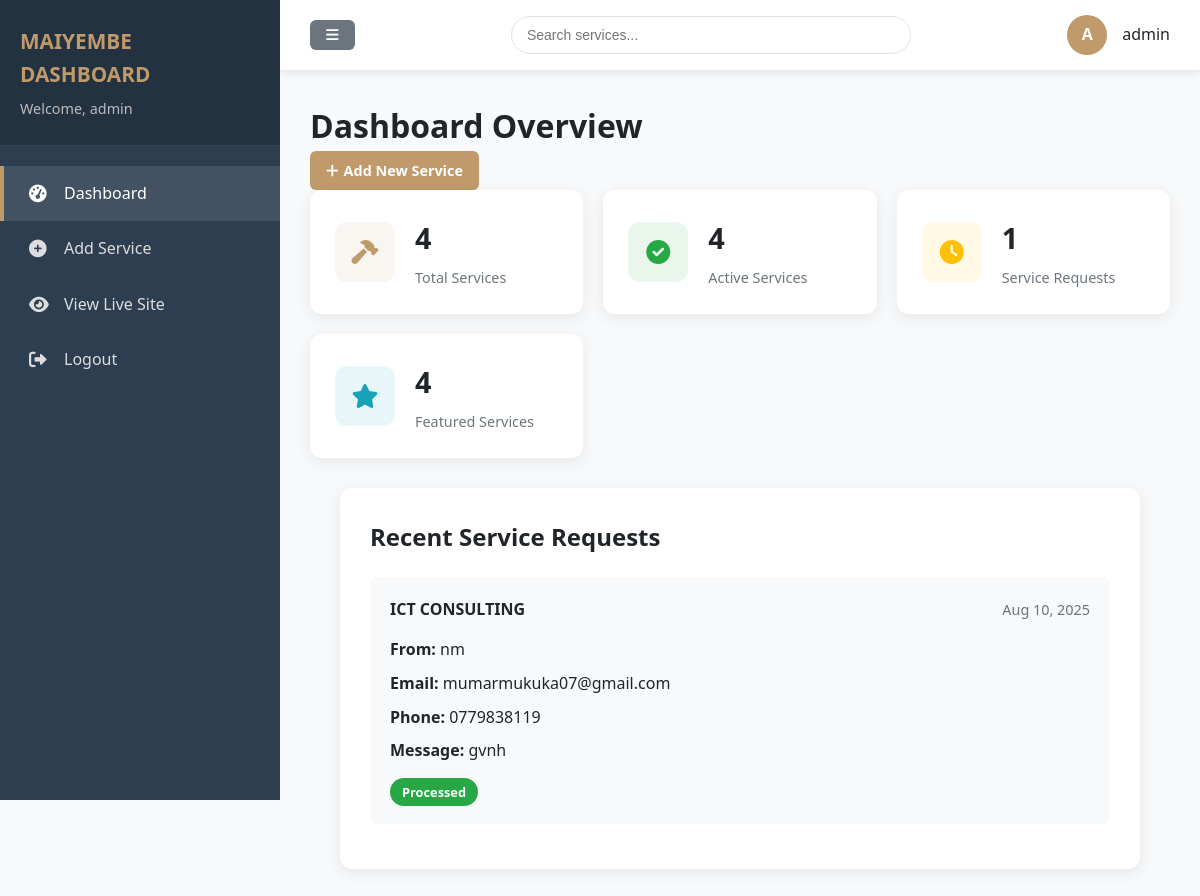
Page /dashboard/ (signed in, upper part) on the earlier database version.
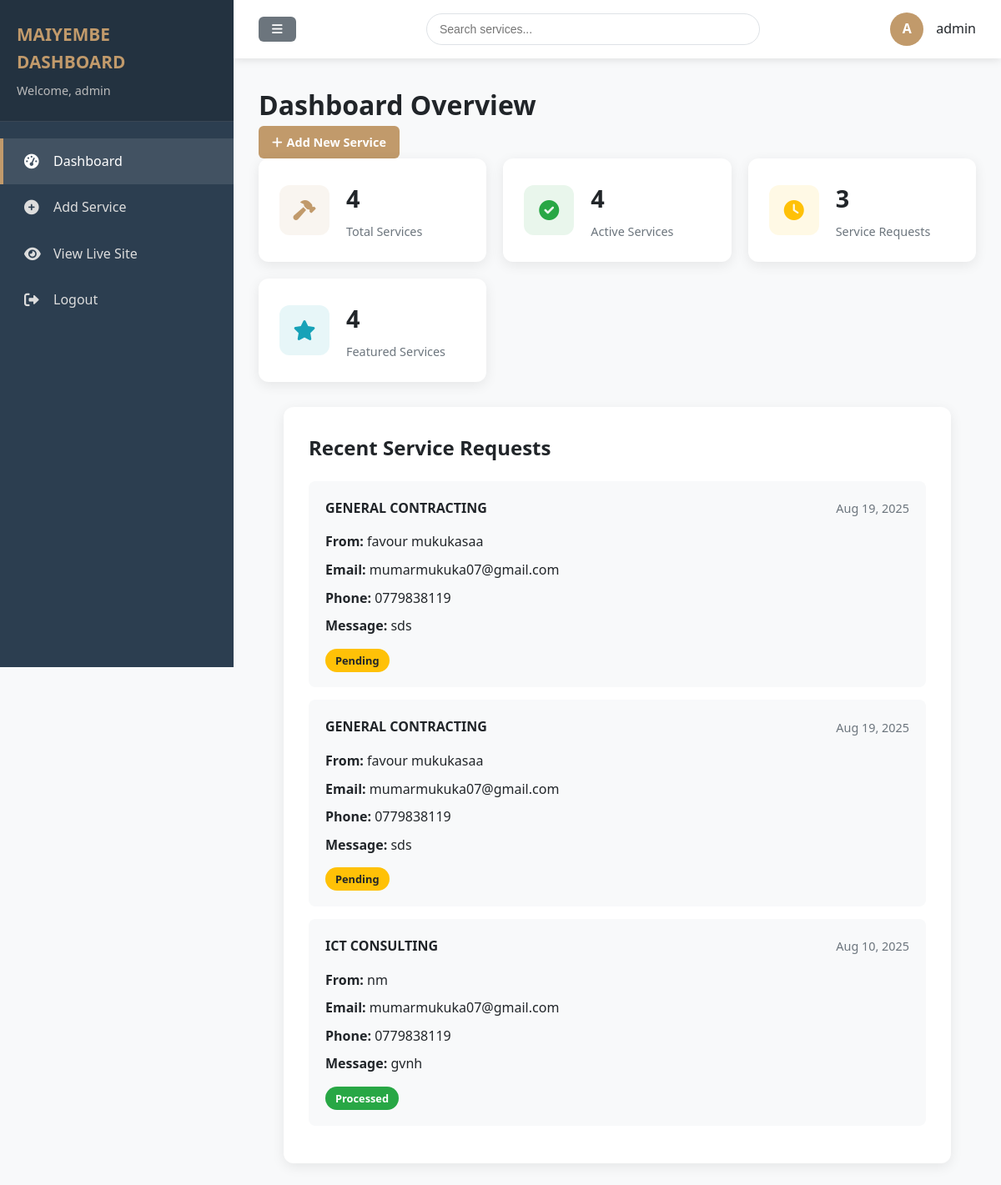
Same page on the later database version.
### core/models.py (models this page shows, shortened)
class ServiceRequest(models.Model):
    SERVICE_TYPES = [
        ('general', 'General Inquiry'),
        ('design', 'Design Consultation'),
        ('construction', 'Construction Project'),
        ('electrical', 'Electrical Work'),
        ('plumbing', 'Plumbing Work'),
        ('management', 'Property Management'),
        ('other', 'Other'),
    ]
    CONTACT_METHODS = [
        ('phone', 'Phone Call'),
        ('email', 'Email'),
        ('whatsapp', 'WhatsApp'),
        ('in-person', 'In-Person Meeting'),
    ]
    service = models.ForeignKey(
        Service,
        on_delete=models.SET_NULL,
        null=True,
        blank=True,
        related_name='requests'
    )
    service_type = models.CharField(
        max_length=50,
        choices=SERVICE_TYPES,
        default='general'
    )
    name = models.CharField(max_length=200)
    email = models.EmailField()
    phone = models.CharField(max_length=20)
    message = models.TextField()
    contact_method = models.CharField(
        max_length=50,
        choices=CONTACT_METHODS,
        default='whatsapp'
    )
    is_processed = models.BooleanField(default=False)
    created_at = models.DateTimeField(auto_now_add=True)
    updated_at = models.DateTimeField(auto_now=True)
    seen = models.BooleanField(default=False)
    class Meta:
        ordering = ['-created_at']

class Service(models.Model):
    title = models.CharField(max_length=100)
    slug = models.SlugField(unique=True, blank=True)
    short_description = models.TextField(help_text="Brief description for cards and listings", null=True, blank=True)
    full_description = models.TextField(help_text="Detailed description for service page", null=True, blank=True)
    image = models.ImageField(upload_to='services/')
    SERVICE_CATEGORIES = [
        ('design', 'Design & Planning'),
        ('construction', 'Construction'),
        ('electrical', 'Electrical'),
        ('plumbing', 'Plumbing'),
        ('management', 'Property Management'),
        ('other', 'Other Services'),
    ]
    category = models.CharField(
        max_length=50,
        choices=SERVICE_CATEGORIES,
        default='construction'
    )
    icon = models.CharField(
        max_length=50,
        help_text="Font Awesome icon class (e.g. 'fas fa-home')",
        blank=True
    )
    is_featured = models.BooleanField(default=False)
    display_order = models.PositiveIntegerField(default=0)
    created_at = models.DateTimeField(auto_now_add=True)
    updated_at = models.DateTimeField(auto_now=True)
    is_active = models.BooleanField(default=True)
    created_by = models.ForeignKey(
        settings.AUTH_USER_MODEL,
        on_delete=models.SET_NULL,
        null=True,
        related_name='services_created'
    )
    last_updated_by = models.ForeignKey(
        settings.AUTH_USER_MODEL,
        on_delete=models.SET_NULL,
        null=True,
        related_name='services_updated'
    )
    created_at = models.DateTimeField(auto_now_add=True)
    updated_at = models.DateTimeField(auto_now=True)
    class Meta:
        ordering = ['display_order']

### core/views.py (the view)
# urls.py: path('dashboard/', DashboardView.as_view(), name='dashboard'),
class DashboardView(LoginRequiredMixin, ListView):
    template_name = 'dashboard/dashboard.html'
    context_object_name = 'services'
    def get_queryset(self):
        return Service.objects.filter(created_by=self.request.user).order_by('-updated_at')
    def get_context_data(self, **kwargs):
        context = super().get_context_data(**kwargs)
        context['service_requests'] = ServiceRequest.objects.all().order_by('-created_at')
        return context

### templates/dashboard/dashboard.html (shortened to what this page needs)
{% extends 'dashboard/base.html' %}
{% block dashboard_content %}
<div class="dashboard-header">
    <h1>Dashboard Overview</h1>
    <a href="{% url 'core:service_create' %}" class="btn btn-primary">
        <i class="fas fa-plus"></i> Add New Service
    </a>
</div>
<div class="stats-grid">
    <div class="stat-card">
        <div class="stat-icon primary">
            <i class="fas fa-hammer"></i>
        </div>
        <div class="stat-content">
            <h3>{{ services.count }}</h3>
            <p>Total Services</p>
        </div>
    </div>
    <div class="stat-card">
        <div class="stat-icon success">
            <i class="fas fa-check-circle"></i>
        </div>
        <div class="stat-content">
            <h3>{{ services|length }}</h3>
            <p>Active Services</p>
        </div>
    </div>
    <div class="stat-card">
        <div class="stat-icon warning">
            <i class="fas fa-clock"></i>
        </div>
        <div class="stat-content">
            <h3>{{ service_requests.count }}</h3>
            <p>Service Requests</p>
        </div>
    </div>
    <div class="stat-card">
        <div class="stat-icon info">
            <i class="fas fa-star"></i>
        </div>
        <div class="stat-content">
            <h3>{{ services|length }}</h3>
            <p>Featured Services</p>
        </div>
    </div>
</div>
<div class="service-requests" style="margin-bottom: 30px;">
    <div class="form-container">
        <h2 style="margin-bottom: 20px;">Recent Service Requests</h2>
        <div class="requests-list">
            {% for request in service_requests|slice:":5" %}
            <div class="request-card" style="background: #f8f9fa; padding: 20px; border-radius: 8px; margin-bottom: 15px;">
                <div class="request-header" style="display: flex; justify-content: space-between; align-items: center; margin-bottom: 15px;">
                    <h4 style="margin: 0; color: var(--text-dark);">{{ request.service.title|default:"General Inquiry" }}</h4>
                    <span class="request-date" style="color: var(--text-light); font-size: 0.9rem;">
                        {{ request.created_at|date:"M d, Y" }}
                    </span>
                </div>
                <div class="request-details">
                    <p style="margin-bottom: 8px;"><strong>From:</strong> {{ request.name }}</p>
                    <p style="margin-bottom: 8px;"><strong>Email:</strong> {{ request.email }}</p>
                    <p style="margin-bottom: 8px;"><strong>Phone:</strong> {{ request.phone }}</p>
                    <p style="margin-bottom: 0;"><strong>Message:</strong> {{ request.message|truncatewords:20 }}</p>
                </div>
                <div class="request-status" style="margin-top: 15px;">
                    <span class="badge {% if request.is_processed %}badge-success{% else %}badge-warning{% endif %}">
                        {% if request.is_processed %}Processed{% else %}Pending{% endif %}
                    </span>
                </div>
            </div>
            {% empty %}
            <p style="text-align: center; color: var(--text-light); padding: 40px;">No service requests yet.</p>
            {% endfor %}
        </div>
    </div>
</div>
{% endblock %}

Differences in the rows shown:
added ServiceRequest: service "GENERAL CONTRACTING", created_at "Aug 19, 2025", name "favour mukukasaa", email "mumarmukuka07@gmail.com", phone "0779838119", message "sds", is_processed "Pending"
added ServiceRequest: service "GENERAL CONTRACTING", created_at "Aug 19, 2025", name "favour mukukasaa", email "mumarmukuka07@gmail.com", phone "0779838119", message "sds", is_processed "Pending"
Other differences:
{{ service_requests.count }}: "1" → "3"
